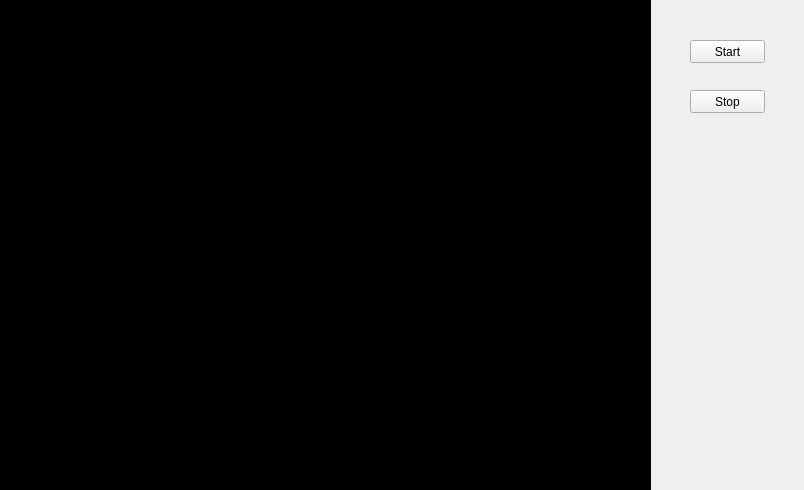
<?xml version="1.0" encoding="UTF-8"?>
<ui version="4.0">
 <class>CameraCaliClass</class>
 <widget class="QWidget" name="CameraCaliClass">
  <property name="geometry">
   <rect>
    <x>0</x>
    <y>0</y>
    <width>804</width>
    <height>490</height>
   </rect>
  </property>
  <property name="windowTitle">
   <string>CameraCali</string>
  </property>
  <widget class="QLabel" name="label_img">
   <property name="geometry">
    <rect>
     <x>0</x>
     <y>0</y>
     <width>651</width>
     <height>491</height>
    </rect>
   </property>
   <property name="styleSheet">
    <string notr="true">background-color: rgb(0, 0, 0);</string>
   </property>
   <property name="text">
    <string>TextLabel</string>
   </property>
  </widget>
  <widget class="QPushButton" name="btn_start">
   <property name="geometry">
    <rect>
     <x>690</x>
     <y>40</y>
     <width>75</width>
     <height>23</height>
    </rect>
   </property>
   <property name="text">
    <string>Start</string>
   </property>
  </widget>
  <widget class="QPushButton" name="btn_stop">
   <property name="geometry">
    <rect>
     <x>690</x>
     <y>90</y>
     <width>75</width>
     <height>23</height>
    </rect>
   </property>
   <property name="text">
    <string>Stop</string>
   </property>
  </widget>
 </widget>
 <layoutdefault spacing="6" margin="11"/>
 <resources>
  <include location="CameraCali.qrc"/>
 </resources>
 <connections/>
</ui>
